Frame 1 (no input): blank canvas, image omitted
Frame 60 (no input): blank canvas, image omitted
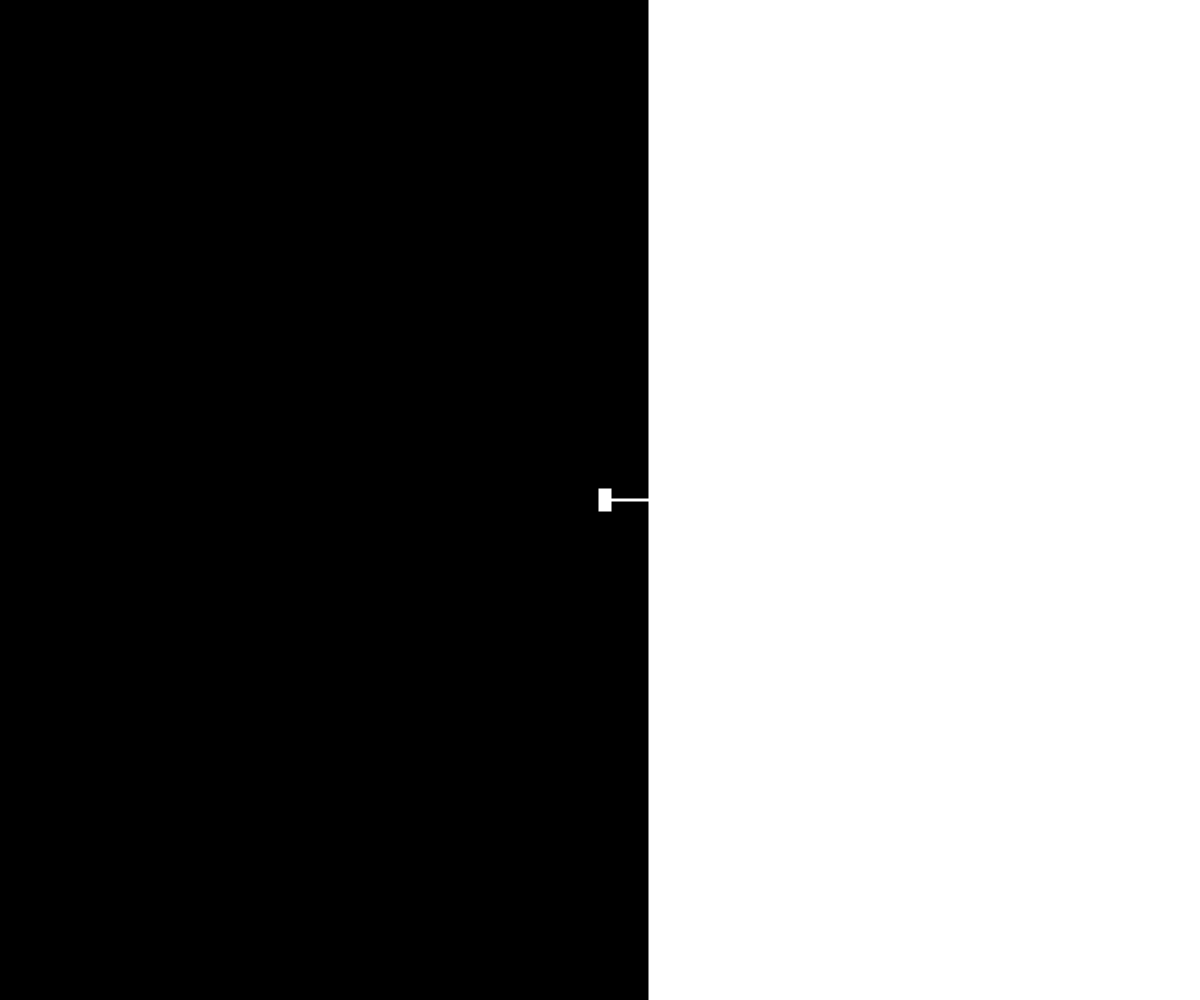
Frame 120 (the mouse pressed at the canvas centre since frame 60)

The p5.js sketch whose frames 1 and 60 were blank and that drew this single picture after the mouse press (run headless with seeded random() and noise() and a simulated clock; from frame 60 on, the mouse is pressed at the canvas centre):

// p5.js sketch
// ── sketch.js
var w,h;
var x;
var f = 255;
var b;
var h;

function preload() {
}

function setup() {

  w = windowWidth;
  h = windowHeight;
  canvas = createCanvas(w, h);
  x = w;

  background (0);
  fill(255);
  stroke(f);
  rect(x, 0, 2*w, 2*h);
  fill(f);
  rect(x-50, h/2-10, 10, 20);
  strokeWeight(3);
  line(x-45,h/2, x, h/2);

}

function draw() {

  if (dist(mouseX,mouseY,x-55,h/2)<= 30 || dist(mouseX,mouseY,x+45,h/2)<= 30){
    cursor('grab');
  }
  else{
    cursor(ARROW);
  }
  
  if ((dist(mouseX,mouseY,x-55,h/2)<= 30 || dist(mouseX,mouseY,x+45,h/2)<= 30) && mouseIsPressed == true){
    cursor('grabbing');
  }

  if (mouseIsPressed == true && mouseX<=x-50 && mouseY >= h/2-h/4 && mouseY <= h/2+h/4 && pmouseX >= mouseX){
    
    x = mouseX + 50;
    f = 255;

    background (0);
    fill(255);
    stroke(f);
    rect(x, 0, 2*w, 2*h);
    fill(f);
    rect(x-50, h/2-10, 10, 20);
    strokeWeight(3);
    line(x-45,h/2, x, h/2);

  }

  /*
  if (mouseIsPressed == true && dist(mouseX, h/2, rx-50, h/2) > 50 && pmouseX >= mouseX) {
    
    x = mouseX + 50;
    const rx = x;
    
    rect(rx, 0, 2*w, 2*h);
    rect(x-50, h/2-10, 10, 20);
    strokeWeight(2);
    stroke(f);
    line(x-45,h/2, w, h/2);
  }
 */

  if (mouseIsPressed == true && mouseX >= x+40 && mouseY >= h/2-h/4 && mouseY <= h/2+h/4 && pmouseX <= mouseX){
    
    x = mouseX - 40;
    f = 0;

    background (0);
    fill(255);
    rect(x, 0, 2*w, 2*h);
    stroke(f);
    fill(f);
    rect(x+40, h/2-10, 10, 20);
    strokeWeight(3);
    line(x+40,h/2, x, h/2);
  }

  /*
  if (mouseIsPressed == true && dist(mouseX, mouseY, x+40, h/2-10) > 40 && pmouseX <= mouseX){

    x = mouseX - 40;
    f = 0;

    background (0);
    fill(255);
    //rect(x, 0, 2*w, 2*h);
    stroke(f);
    fill(f);
    rect(x+40, h/2-10, 10, 20);
    strokeWeight(2);
    line(x+40,h/2, 0, h/2);
  }
*/

}

function windwoResize () {
  w = windowWidth;
  h = windowHeight;
  resizeCanvas(w,h);
}
